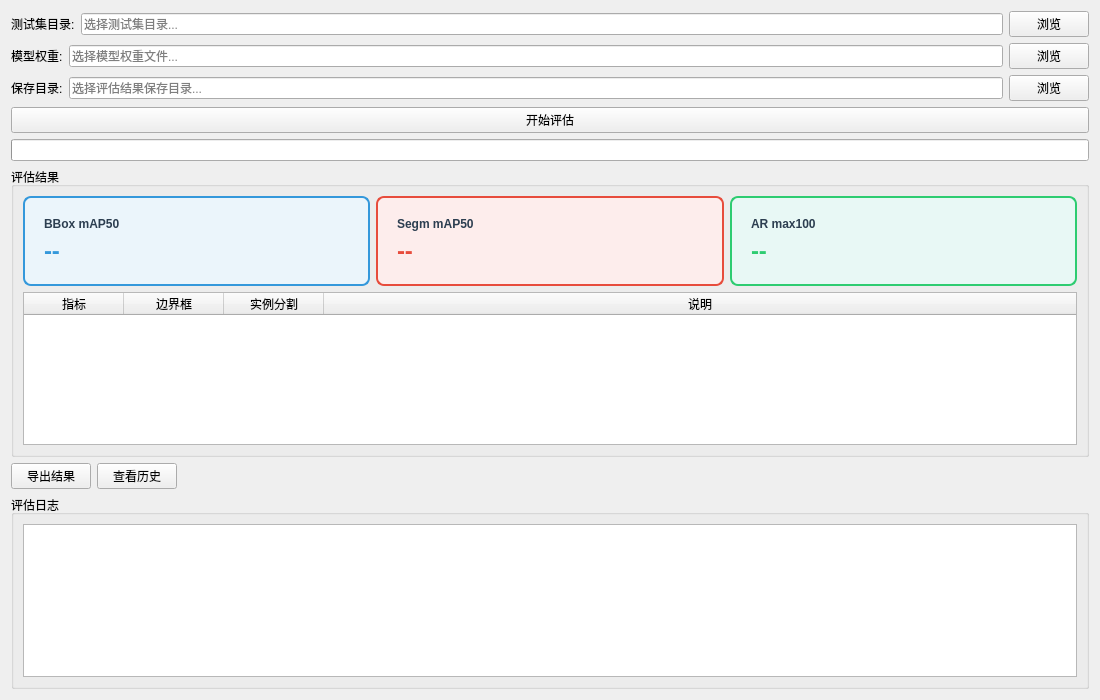
<?xml version="1.0" encoding="UTF-8"?>
<ui version="4.0">
 <class>EvaluateTab</class>
 <widget class="QWidget" name="EvaluateTab">
  <property name="geometry">
   <rect>
    <x>0</x>
    <y>0</y>
    <width>1100</width>
    <height>700</height>
   </rect>
  </property>
  <layout class="QVBoxLayout" name="verticalLayout">
   <item>
    <layout class="QHBoxLayout" name="test_layout">
     <item>
      <widget class="QLabel" name="test_label">
       <property name="text">
        <string>测试集目录:</string>
       </property>
       <property name="fixedWidth">
        <number>100</number>
       </property>
      </widget>
     </item>
     <item>
      <widget class="QLineEdit" name="test_input">
       <property name="placeholderText">
        <string>选择测试集目录...</string>
       </property>
      </widget>
     </item>
     <item>
      <widget class="QPushButton" name="browse_test_btn">
       <property name="text">
        <string>浏览</string>
       </property>
      </widget>
     </item>
    </layout>
   </item>
   <item>
    <layout class="QHBoxLayout" name="model_layout">
     <item>
      <widget class="QLabel" name="model_label">
       <property name="text">
        <string>模型权重:</string>
       </property>
       <property name="fixedWidth">
        <number>100</number>
       </property>
      </widget>
     </item>
     <item>
      <widget class="QLineEdit" name="weights_input">
       <property name="placeholderText">
        <string>选择模型权重文件...</string>
       </property>
      </widget>
     </item>
     <item>
      <widget class="QPushButton" name="browse_weights_btn">
       <property name="text">
        <string>浏览</string>
       </property>
      </widget>
     </item>
    </layout>
   </item>
   <item>
    <layout class="QHBoxLayout" name="save_layout">
     <item>
      <widget class="QLabel" name="save_label">
       <property name="text">
        <string>保存目录:</string>
       </property>
       <property name="fixedWidth">
        <number>100</number>
       </property>
      </widget>
     </item>
     <item>
      <widget class="QLineEdit" name="eval_save_input">
       <property name="placeholderText">
        <string>选择评估结果保存目录...</string>
       </property>
      </widget>
     </item>
     <item>
      <widget class="QPushButton" name="browse_eval_save_btn">
       <property name="text">
        <string>浏览</string>
       </property>
      </widget>
     </item>
    </layout>
   </item>
   <item>
    <widget class="QPushButton" name="start_evaluate_btn">
     <property name="text">
      <string>开始评估</string>
     </property>
     <property name="objectName">
      <string>primaryBtn</string>
     </property>
    </widget>
   </item>
   <item>
    <widget class="QProgressBar" name="eval_progress">
     <property name="visible">
      <bool>false</bool>
     </property>
    </widget>
   </item>
   <item>
    <widget class="QGroupBox" name="result_group">
     <property name="title">
      <string>评估结果</string>
     </property>
     <layout class="QVBoxLayout" name="result_layout">
      <item>
       <layout class="QHBoxLayout" name="metrics_layout">
        <item>
         <widget class="QGroupBox" name="bbox_map50_card">
          <property name="styleSheet">
           <string>QGroupBox { border: 2px solid #3498db; border-radius: 8px; background-color: #ebf5fb; padding: 10px; }</string>
          </property>
          <layout class="QVBoxLayout" name="bbox_map50_layout">
           <item>
            <widget class="QLabel" name="bbox_map50_label">
             <property name="text">
              <string>BBox mAP50</string>
             </property>
             <property name="styleSheet">
              <string>font-size: 12px; color: #2c3e50; font-weight: 500;</string>
             </property>
            </widget>
           </item>
           <item>
            <widget class="QLabel" name="bbox_map50_value">
             <property name="text">
              <string>--</string>
             </property>
             <property name="styleSheet">
              <string>font-size: 24px; color: #3498db; font-weight: 700;</string>
             </property>
            </widget>
           </item>
          </layout>
         </widget>
        </item>
        <item>
         <widget class="QGroupBox" name="segm_map50_card">
          <property name="styleSheet">
           <string>QGroupBox { border: 2px solid #e74c3c; border-radius: 8px; background-color: #fdedec; padding: 10px; }</string>
          </property>
          <layout class="QVBoxLayout" name="segm_map50_layout">
           <item>
            <widget class="QLabel" name="segm_map50_label">
             <property name="text">
              <string>Segm mAP50</string>
             </property>
             <property name="styleSheet">
              <string>font-size: 12px; color: #2c3e50; font-weight: 500;</string>
             </property>
            </widget>
           </item>
           <item>
            <widget class="QLabel" name="segm_map50_value">
             <property name="text">
              <string>--</string>
             </property>
             <property name="styleSheet">
              <string>font-size: 24px; color: #e74c3c; font-weight: 700;</string>
             </property>
            </widget>
           </item>
          </layout>
         </widget>
        </item>
        <item>
         <widget class="QGroupBox" name="ar_max100_card">
          <property name="styleSheet">
           <string>QGroupBox { border: 2px solid #2ecc71; border-radius: 8px; background-color: #e8f8f5; padding: 10px; }</string>
          </property>
          <layout class="QVBoxLayout" name="ar_max100_layout">
           <item>
            <widget class="QLabel" name="ar_max100_label">
             <property name="text">
              <string>AR max100</string>
             </property>
             <property name="styleSheet">
              <string>font-size: 12px; color: #2c3e50; font-weight: 500;</string>
             </property>
            </widget>
           </item>
           <item>
            <widget class="QLabel" name="ar_max100_value">
             <property name="text">
              <string>--</string>
             </property>
             <property name="styleSheet">
              <string>font-size: 24px; color: #2ecc71; font-weight: 700;</string>
             </property>
            </widget>
           </item>
          </layout>
         </widget>
        </item>
       </layout>
      </item>
      <item>
       <widget class="QTableWidget" name="eval_results_table">
        <property name="columnCount">
         <number>4</number>
        </property>
        <column>
         <property name="text">
          <string>指标</string>
         </property>
        </column>
        <column>
         <property name="text">
          <string>边界框</string>
         </property>
        </column>
        <column>
         <property name="text">
          <string>实例分割</string>
         </property>
        </column>
        <column>
         <property name="text">
          <string>说明</string>
         </property>
        </column>
        <attribute name="horizontalHeaderStretchLastSection">
         <bool>true</bool>
        </attribute>
        <attribute name="verticalHeaderVisible">
         <bool>false</bool>
        </attribute>
        <attribute name="alternatingRowColors">
         <bool>true</bool>
        </attribute>
        <attribute name="editTriggers">
         <enum>QAbstractItemView::NoEditTriggers</enum>
        </attribute>
       </widget>
      </item>
     </layout>
    </widget>
   </item>
   <item>
    <layout class="QHBoxLayout" name="action_layout">
     <item>
      <widget class="QPushButton" name="export_btn">
       <property name="text">
        <string>导出结果</string>
       </property>
       <property name="objectName">
        <string>successBtn</string>
       </property>
      </widget>
     </item>
     <item>
      <widget class="QPushButton" name="view_history_btn">
       <property name="text">
        <string>查看历史</string>
       </property>
      </widget>
     </item>
     <item>
      <spacer name="action_spacer">
       <property name="orientation">
        <enum>Qt::Horizontal</enum>
       </property>
       <property name="sizeHint" stdset="0">
        <size>
         <width>40</width>
         <height>20</height>
        </size>
       </property>
      </spacer>
     </item>
    </layout>
   </item>
   <item>
    <widget class="QGroupBox" name="log_group">
     <property name="title">
      <string>评估日志</string>
     </property>
     <layout class="QVBoxLayout" name="log_layout">
      <item>
       <widget class="QTextEdit" name="evaluate_log">
        <property name="readOnly">
         <bool>true</bool>
        </property>
        <property name="maximumHeight">
         <number>150</number>
        </property>
       </widget>
      </item>
     </layout>
    </widget>
   </item>
  </layout>
 </widget>
 <resources/>
 <connections/>
</ui>
